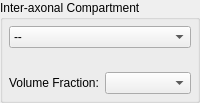
    <widget class="QGroupBox" name="groupBox_5">
     <property name="title">
      <string>Inter-axonal Compartment</string>
     </property>
     <layout class="QGridLayout" name="gridLayout_17">
      <property name="leftMargin">
       <number>6</number>
      </property>
      <property name="topMargin">
       <number>6</number>
      </property>
      <property name="rightMargin">
       <number>6</number>
      </property>
      <property name="bottomMargin">
       <number>6</number>
      </property>
      <item row="0" column="0">
       <widget class="QComboBox" name="m_Compartment2Box">
        <property name="toolTip">
         <string>Select signal model for inter-axonal compartment.</string>
        </property>
        <item>
         <property name="text">
          <string>--</string>
         </property>
        </item>
        <item>
         <property name="text">
          <string>Stick Model</string>
         </property>
        </item>
        <item>
         <property name="text">
          <string>Zeppelin Model</string>
         </property>
        </item>
        <item>
         <property name="text">
          <string>Tensor Model</string>
         </property>
        </item>
       </widget>
      </item>
      <item row="1" column="0">
       <widget class="QmitkZeppelinModelParametersWidget" name="m_ZeppelinWidget2" native="true"/>
      </item>
      <item row="2" column="0">
       <widget class="QmitkStickModelParametersWidget" name="m_StickWidget2" native="true"/>
      </item>
      <item row="3" column="0">
       <widget class="QmitkTensorModelParametersWidget" name="m_TensorWidget2" native="true"/>
      </item>
      <item row="4" column="0">
       <widget class="QFrame" name="m_Comp2FractionFrame">
        <property name="frameShape">
         <enum>QFrame::NoFrame</enum>
        </property>
        <property name="frameShadow">
         <enum>QFrame::Raised</enum>
        </property>
        <layout class="QGridLayout" name="gridLayout_27">
         <property name="leftMargin">
          <number>0</number>
         </property>
         <property name="topMargin">
          <number>0</number>
         </property>
         <property name="rightMargin">
          <number>0</number>
         </property>
         <property name="bottomMargin">
          <number>0</number>
         </property>
         <item row="0" column="0">
          <widget class="QLabel" name="m_NoiseLabel_7">
           <property name="text">
            <string>Volume Fraction:</string>
           </property>
          </widget>
         </item>
         <item row="0" column="1">
          <widget class="QmitkDataStorageComboBoxWithSelectNone" name="m_Comp2VolumeFraction">
           <property name="toolTip">
            <string>Optional! If no volume fraction map for this compartment is set, the corresponding volume fractions are calculated from the input fibers.</string>
           </property>
          </widget>
         </item>
        </layout>
       </widget>
      </item>
     </layout>
    </widget>
